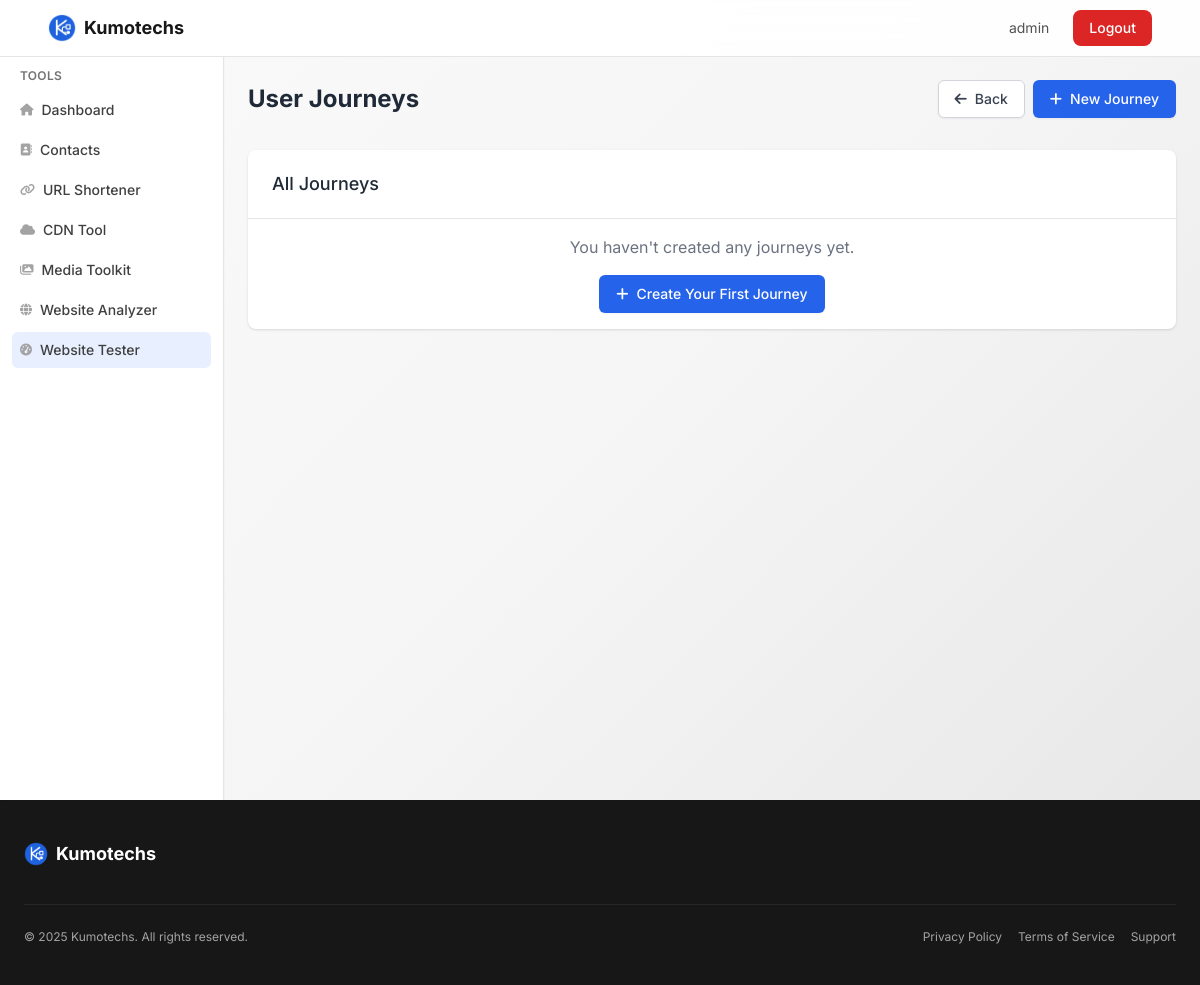
Page /webtester/journeys/ (signed in) on the earlier database version.
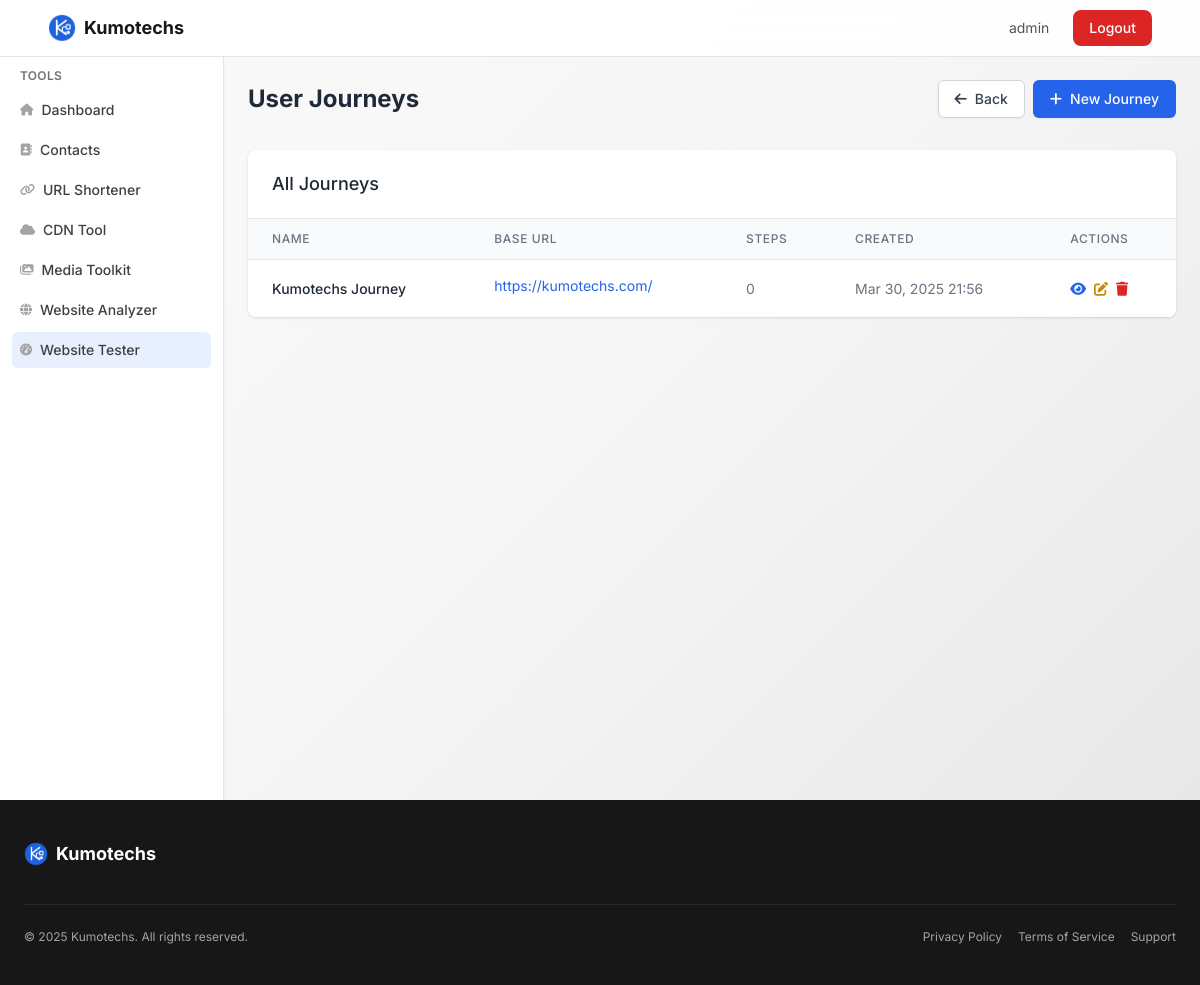
Same page on the later database version.
### webtester/models.py (models this page shows, shortened)
class UserJourney(models.Model):
    name = models.CharField(max_length=100)
    description = models.TextField(blank=True, null=True)
    base_url = models.URLField(max_length=2000, help_text="Base URL for relative paths in journey steps")
    created_by = models.ForeignKey(User, on_delete=models.CASCADE, related_name='journeys')
    created_at = models.DateTimeField(auto_now_add=True)
    updated_at = models.DateTimeField(auto_now=True)
    class Meta:
        ordering = ['-created_at']
        verbose_name = 'User Journey'
        verbose_name_plural = 'User Journeys'

### webtester/views.py (the view)
# urls.py: path('journeys/', views.journey_list, name='journey_list'),
@login_required
def journey_list(request):
    journeys = UserJourney.objects.filter(created_by=request.user).order_by('-created_at')
    context = {
        'journeys': journeys,
    }
    return render(request, 'webtester/journey_list.html', context)

### webtester/templates/webtester/journey_list.html (shortened to what the changed rows need)
{% extends "base.html" %}
{% block content %}
<div class="space-y-8">
    <div class="flex flex-col sm:flex-row justify-between items-start sm:items-center space-y-4 sm:space-y-0">
        <h1 class="text-2xl font-bold text-gray-800 dark:text-white">User Journeys</h1>
    </div>
    <div class="bg-white dark:bg-gray-800 shadow rounded-lg overflow-hidden">
        <div class="px-4 sm:px-6 py-5 border-b border-gray-200 dark:border-gray-700">
            <h2 class="text-lg font-medium text-gray-800 dark:text-white">All Journeys</h2>
        </div>
        {% if journeys %}
        <div class="overflow-x-auto">
            <div class="inline-block min-w-full align-middle">
                <table class="min-w-full divide-y divide-gray-200 dark:divide-gray-700">
                    <thead class="bg-gray-50 dark:bg-gray-700">
                        <tr>
                            <th scope="col" class="px-3 sm:px-6 py-3 text-left text-xs font-medium text-gray-500 dark:text-gray-300 uppercase tracking-wider">Name</th>
                            <th scope="col" class="px-3 sm:px-6 py-3 text-left text-xs font-medium text-gray-500 dark:text-gray-300 uppercase tracking-wider hidden sm:table-cell">Base URL</th>
                            <th scope="col" class="px-3 sm:px-6 py-3 text-left text-xs font-medium text-gray-500 dark:text-gray-300 uppercase tracking-wider">Steps</th>
                            <th scope="col" class="px-3 sm:px-6 py-3 text-left text-xs font-medium text-gray-500 dark:text-gray-300 uppercase tracking-wider hidden md:table-cell">Created</th>
                            <th scope="col" class="px-3 sm:px-6 py-3 text-left text-xs font-medium text-gray-500 dark:text-gray-300 uppercase tracking-wider">Actions</th>
                        </tr>
                    </thead>
                    <tbody class="bg-white dark:bg-gray-800 divide-y divide-gray-200 dark:divide-gray-700">
                        {% for journey in journeys %}
                        <tr>
                            <td class="px-3 sm:px-6 py-4 whitespace-nowrap text-sm font-medium text-gray-800 dark:text-white">
                                <div class="truncate max-w-xs">{{ journey.name }}</div>
                            </td>
                            <td class="px-3 sm:px-6 py-4 whitespace-nowrap text-sm text-gray-500 dark:text-gray-400 hidden sm:table-cell">
                                <a href="{{ journey.base_url }}" target="_blank" class="text-blue-600 hover:text-blue-900 dark:text-blue-400 dark:hover:text-blue-300 truncate max-w-xs inline-block">
                                    {{ journey.base_url|truncatechars:40 }}
                                </a>
                            </td>
                            <td class="px-3 sm:px-6 py-4 whitespace-nowrap text-sm text-gray-500 dark:text-gray-400">
                                {{ journey.steps.count }}
                            </td>
                            <td class="px-3 sm:px-6 py-4 whitespace-nowrap text-sm text-gray-500 dark:text-gray-400 hidden md:table-cell">
                                {{ journey.created_at|date:"M d, Y H:i" }}
                            </td>
                            <td class="px-3 sm:px-6 py-4 whitespace-nowrap text-sm">
                                <div class="flex space-x-2">
                                    <a href="{% url 'webtester:journey_detail' journey.pk %}" class="text-blue-600 hover:text-blue-900 dark:text-blue-400 dark:hover:text-blue-300" title="View Details">
                                        <i class="fas fa-eye"></i>
                                    </a>
                                    <a href="{% url 'webtester:edit_journey' journey.pk %}" class="text-yellow-600 hover:text-yellow-900 dark:text-yellow-400 dark:hover:text-yellow-300" title="Edit Journey">
                                        <i class="fas fa-edit"></i>
                                    </a>
                                    <form method="post" action="{% url 'webtester:delete_journey' journey.pk %}" class="inline" onsubmit="return confirm('Are you sure you want to delete this journey?');">
                                        <button type="submit" class="text-red-600 hover:text-red-900 dark:text-red-400 dark:hover:text-red-300" title="Delete Journey">
                                            <i class="fas fa-trash"></i>
                                        </button>
                                    </form>
                                </div>
                            </td>
                        </tr>
                        {% endfor %}
                    </tbody>
                </table>
            </div>
        </div>
        {% else %}
        <div class="px-4 sm:px-6 py-4 text-center text-gray-500 dark:text-gray-400">
            <p>You haven't created any journeys yet.</p>
            <div class="mt-4">
                <a href="{% url 'webtester:create_journey' %}" class="inline-flex items-center px-4 py-2 border border-transparent shadow-sm text-sm font-medium rounded-md text-white bg-blue-600 hover:bg-blue-700 focus:outline-none focus:ring-2 focus:ring-offset-2 focus:ring-blue-500">
                    <i class="fas fa-plus mr-2"></i> Create Your First Journey
                </a>
            </div>
        </div>
        {% endif %}
    </div>
</div>
{% endblock %}

Differences in the rows shown:
added UserJourney: name "Kumotechs Journey", base_url "https://kumotechs.com/", steps.count "0", created_at "Mar 30, 2025 21:56"
Other differences:
text no longer shown: "You haven't created any journeys yet. Create Your First Journey"
text now shown: "NAME BASE URL STEPS CREATED ACTIONS"
